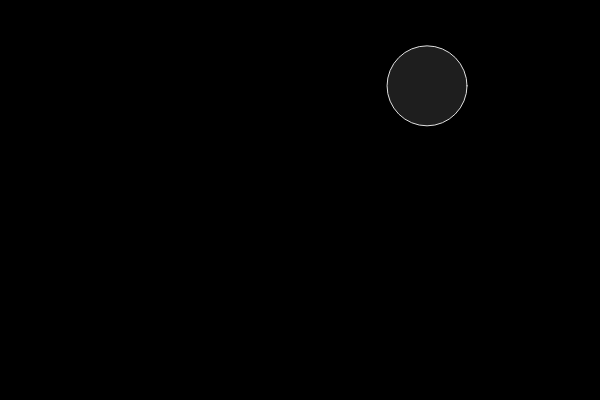
Frame 1 (no input)
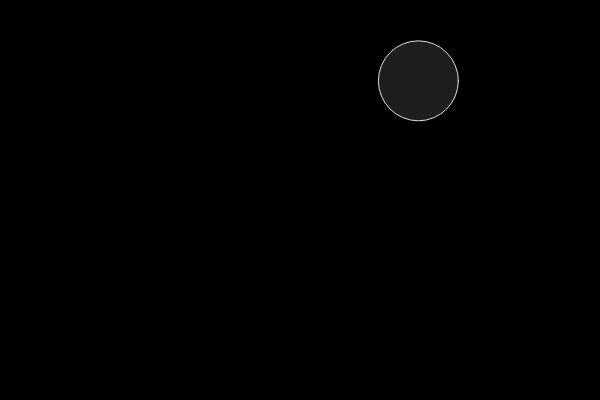
Frame 60 (no input)
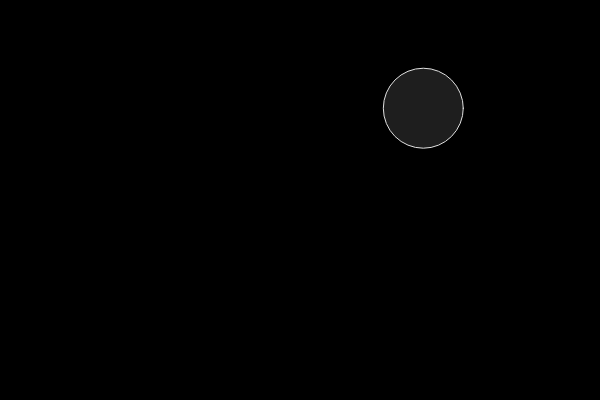
Frame 120 (the mouse pressed at the canvas centre since frame 60)

The p5.js sketch that drew these frames (run headless with seeded random() and noise() and a simulated clock; from frame 60 on, the mouse is pressed at the canvas centre):

// p5.js sketch
// ── sketch.js
let bubble;

function setup() {
  createCanvas(600, 400);
  let x = random(width);
  let y = random(height);
  let r = random(10, 50);

  bubble = new Bubble(x, y, r);
}

function mousePressed() {
  bubble.clicked();
}

function draw() {
  background(0);
  bubble.move();
  bubble.show();
}

// ── bubble.js
class Bubble {
  constructor(x, y, r) {
    this.x = x;
    this.y = y;
    this.r = r;
  }

  clicked() {
    let d = dist(mouseX, mouseY, this.x, this.y);
    if (d < this.r) {
      console.log("Clicked on the bubble!");
    }
  }

  move() {
    this.x += random(-5, 5);
    this.y += random(-5, 5);
  }

  show() {
    stroke(225);
    fill(255, 30);
    ellipse(this.x, this.y, this.r * 2);
  }
}
